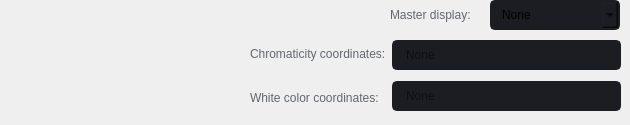
     <widget class="QWidget" name="page_2">
      <widget class="QWidget" name="layoutWidget">
       <property name="geometry">
        <rect>
         <x>250</x>
         <y>35</y>
         <width>371</width>
         <height>81</height>
        </rect>
       </property>
       <layout class="QHBoxLayout" name="horizontalLayout_4">
        <item>
         <layout class="QVBoxLayout" name="verticalLayout_6">
          <item>
           <widget class="QLabel" name="label_credits_90">
            <property name="font">
             <font>
              <family>Segoe UI</family>
             </font>
            </property>
            <property name="autoFillBackground">
             <bool>false</bool>
            </property>
            <property name="styleSheet">
             <string notr="true">color: rgb(98, 103, 111);</string>
            </property>
            <property name="text">
             <string>Chromaticity coordinates:</string>
            </property>
           </widget>
          </item>
          <item>
           <widget class="QLabel" name="label_credits_92">
            <property name="font">
             <font>
              <family>Segoe UI</family>
             </font>
            </property>
            <property name="autoFillBackground">
             <bool>false</bool>
            </property>
            <property name="styleSheet">
             <string notr="true">color: rgb(98, 103, 111);</string>
            </property>
            <property name="text">
             <string>White color coordinates:</string>
            </property>
           </widget>
          </item>
         </layout>
        </item>
        <item>
         <layout class="QVBoxLayout" name="verticalLayout_5">
          <item>
           <widget class="QLineEdit" name="lineEdit_7">
            <property name="minimumSize">
             <size>
              <width>0</width>
              <height>30</height>
             </size>
            </property>
            <property name="maximumSize">
             <size>
              <width>16777215</width>
              <height>30</height>
             </size>
            </property>
            <property name="font">
             <font>
              <pointsize>9</pointsize>
             </font>
            </property>
            <property name="styleSheet">
             <string notr="true">QLineEdit {
	background-color: rgb(27, 29, 35);
	border-radius: 5px;
	border: 2px solid rgb(27, 29, 35);
	padding-left: 10px;
}
QLineEdit:hover {
	border: 2px solid rgb(64, 71, 88);
}
QLineEdit:focus {
	border: 2px solid rgb(91, 101, 124);
}</string>
            </property>
            <property name="text">
             <string/>
            </property>
            <property name="placeholderText">
             <string>None</string>
            </property>
           </widget>
          </item>
          <item>
           <widget class="QLineEdit" name="lineEdit_8">
            <property name="minimumSize">
             <size>
              <width>0</width>
              <height>30</height>
             </size>
            </property>
            <property name="maximumSize">
             <size>
              <width>16777215</width>
              <height>30</height>
             </size>
            </property>
            <property name="font">
             <font>
              <pointsize>9</pointsize>
             </font>
            </property>
            <property name="styleSheet">
             <string notr="true">QLineEdit {
	background-color: rgb(27, 29, 35);
	border-radius: 5px;
	border: 2px solid rgb(27, 29, 35);
	padding-left: 10px;
}
QLineEdit:hover {
	border: 2px solid rgb(64, 71, 88);
}
QLineEdit:focus {
	border: 2px solid rgb(91, 101, 124);
}</string>
            </property>
            <property name="text">
             <string/>
            </property>
            <property name="placeholderText">
             <string>None</string>
            </property>
           </widget>
          </item>
         </layout>
        </item>
       </layout>
      </widget>
      <widget class="QComboBox" name="comboBox_15">
       <property name="enabled">
        <bool>true</bool>
       </property>
       <property name="geometry">
        <rect>
         <x>490</x>
         <y>0</y>
         <width>130</width>
         <height>30</height>
        </rect>
       </property>
       <property name="minimumSize">
        <size>
         <width>130</width>
         <height>30</height>
        </size>
       </property>
       <property name="maximumSize">
        <size>
         <width>130</width>
         <height>30</height>
        </size>
       </property>
       <property name="font">
        <font>
         <family>Segoe UI</family>
         <pointsize>9</pointsize>
         <stylestrategy>PreferDefault</stylestrategy>
        </font>
       </property>
       <property name="autoFillBackground">
        <bool>false</bool>
       </property>
       <property name="styleSheet">
        <string notr="true">QComboBox{
	background-color: rgb(27, 29, 35);
	border-radius: 5px;
	border: 2px solid rgb(27, 29, 35);
	padding: 5px;
	padding-left: 10px;
}
QComboBox:hover{
	border: 2px solid rgb(64, 71, 88);
}
QComboBox QAbstractItemView {
	color: rgb(85, 170, 255);	
	background-color: rgb(27, 29, 35);
	padding: 10px;
	selection-background-color: rgb(39, 44, 54);
}</string>
       </property>
       <property name="editable">
        <bool>false</bool>
       </property>
       <property name="iconSize">
        <size>
         <width>16</width>
         <height>16</height>
        </size>
       </property>
       <property name="placeholderText">
        <string/>
       </property>
       <property name="frame">
        <bool>true</bool>
       </property>
       <item>
        <property name="text">
         <string>None</string>
        </property>
       </item>
      </widget>
      <widget class="QLabel" name="label_credits_59">
       <property name="geometry">
        <rect>
         <x>390</x>
         <y>0</y>
         <width>91</width>
         <height>30</height>
        </rect>
       </property>
       <property name="font">
        <font>
         <family>Segoe UI</family>
        </font>
       </property>
       <property name="styleSheet">
        <string notr="true">color: rgb(98, 103, 111);</string>
       </property>
       <property name="text">
        <string>Master display:</string>
       </property>
      </widget>
     </widget>
